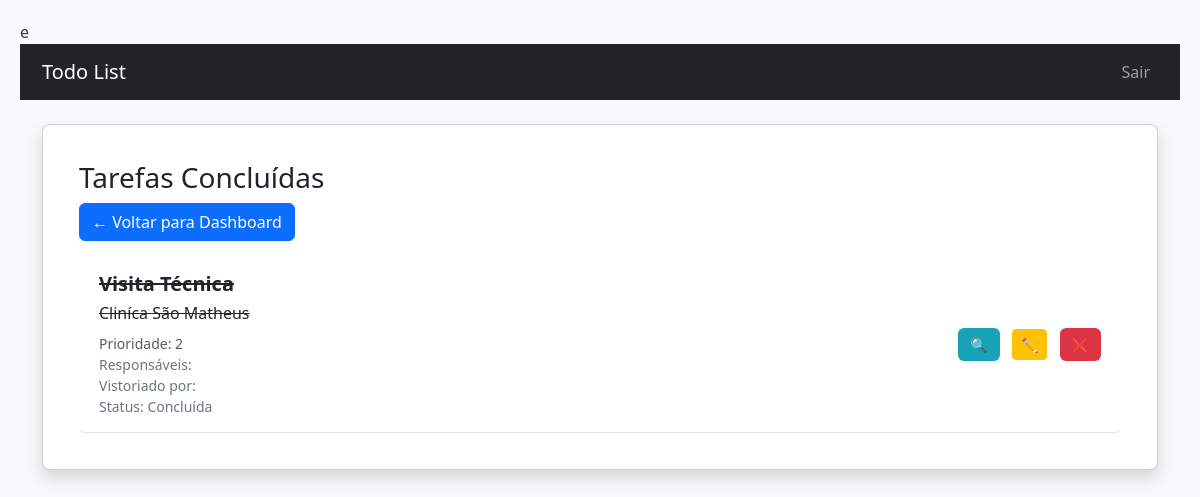
Before: /completed_tasks.php (signed in) with the older database file.
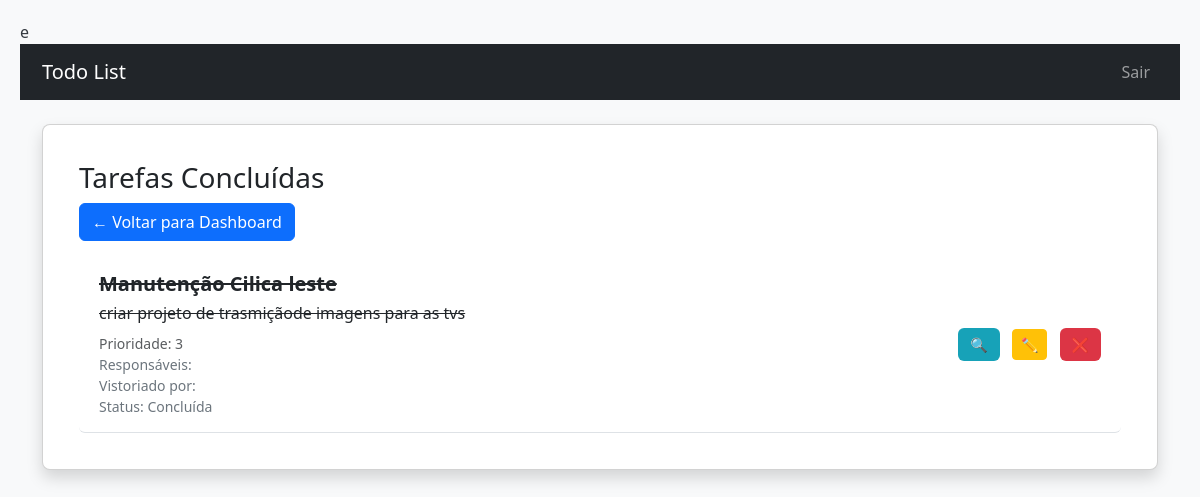
After: the same page with the newer database file.
### tables this page shows
CREATE TABLE "tasks" (
            id INTEGER PRIMARY KEY AUTOINCREMENT,
            user_id INTEGER NOT NULL,
            title TEXT NOT NULL,
            description TEXT,
            priority INTEGER DEFAULT 1,
            status INTEGER DEFAULT 0,
            due_date DATETIME,
            completion_notes TEXT,
            created_at DATETIME DEFAULT CURRENT_TIMESTAMP
        , start_time DATETIME, end_time DATETIME, responsaveis_execucao TEXT, vistoriado_por TEXT);

### completed_tasks.php (the view, shortened to what this page needs)
e<?php
$db = Database::getInstance()->getConnection();
$user_id = $_SESSION['user_id'];
$result = $db->query("
    SELECT * FROM tasks
    WHERE user_id = $user_id AND status = 2
    ORDER BY due_date DESC
");
$completedTasksList = [];
while ($row = $result->fetchArray(SQLITE3_ASSOC)) {
    $completedTasksList[] = $row;
}
require_once 'includes/header.php';
?>
<div class="card shadow">
    <div class="card-body">
        <h3>Tarefas Concluídas</h3>
        <a href="dashboard.php" class="btn btn-primary mb-3">← Voltar para Dashboard</a>
        <div class="list-group">
            <?php if (count($completedTasksList) === 0): ?>
                <p>Nenhuma tarefa concluída.</p>
            <?php else: ?>
                <?php foreach ($completedTasksList as $task): ?>
                    <div class="list-group-item d-flex justify-content-between align-items-center">
                        <div>
                            <h5 style="text-decoration: line-through;">
                                <?php echo htmlspecialchars($task['title']); ?>
                            </h5>
                            <p style="text-decoration: line-through;"><?php echo htmlspecialchars($task['description']); ?></p>
                            <small class="text-muted">Prioridade: <?php echo $task['priority']; ?></small>
                            <br>
                            <small>Responsáveis: <?php echo htmlspecialchars($task['responsaveis_execucao'] ?? ''); ?></small>
                            <br>
                            <small>Vistoriado por: <?php echo htmlspecialchars($task['vistoriado_por'] ?? ''); ?></small>
                            <br>
                            <small>Status: Concluída</small>
                        </div>
                        <div>
                            <a href="task_detail.php?id=<?php echo $task['id']; ?>" class="btn btn-info btn-sm me-2" title="Ver detalhes">🔍</a>
                            <a href="edit_task.php?id=<?php echo $task['id']; ?>" class="btn btn-warning btn-sm me-2" title="Editar tarefa">✏️</a>
                            <a href="?delete=<?php echo $task['id']; ?>" class="btn btn-danger btn-sm">❌</a>
                        </div>
                    </div>
                <?php endforeach; ?>
            <?php endif; ?>
        </div>
    </div>
</div>
<?php require_once 'includes/footer.php'; ?>

### includes/header.php (shortened to what this page needs)
<!DOCTYPE html>
<html lang="pt-BR">
<head>
    <link href="https://cdn.jsdelivr.net/npm/bootstrap@5.3.0/dist/css/bootstrap.min.css" rel="stylesheet">
    <link rel="stylesheet" href="assets/styles.css">
</head>
<body>
    <nav class="navbar navbar-expand-lg navbar-dark bg-dark">
        <div class="container">
            <a class="navbar-brand" href="dashboard.php">Todo List</a>
            <div class="navbar-nav">
                <a class="nav-link" href="logout.php">Sair</a>
            </div>
        </div>
    </nav>
    <div class="container mt-4">

### includes/footer.php (shortened to what this page needs)
</div>
</body>
</html>

### assets/styles.css (style rules this page uses)
body { font-family: 'Segoe UI', Tahoma, Geneva, Verdana, sans-serif; background-color: #f8f9fa; margin: 0; padding: 20px; color: #343a40; }
.card { background-color: #ffffff; border-radius: 8px; box-shadow: 0 4px 12px rgba(0, 0, 0, 0.1); padding: 20px; margin-bottom: 20px; }
.btn-danger { background-color: #dc3545; border: none; border-radius: 6px; padding: 6px 12px; font-weight: 600; transition: background-color 0.3s ease; }
.btn-info { background-color: #17a2b8; border: none; border-radius: 6px; padding: 6px 12px; font-weight: 600; transition: background-color 0.3s ease; }
.list-group-item { border: none; border-bottom: 1px solid #dee2e6; padding: 15px 20px; transition: background-color 0.3s ease; }
h5 { font-weight: 700; margin-bottom: 5px; }
p { margin-bottom: 8px; }
small { font-size: 0.875rem; color: #6c757d; }

Changed rows visible on the page:
removed tasks: title "Visita Técnica", description "Cliníca São Matheus", priority "2"
added tasks: title "Manutenção Cilica leste", description "criar projeto de trasmiçãode imagens para as tvs", priority "3"
